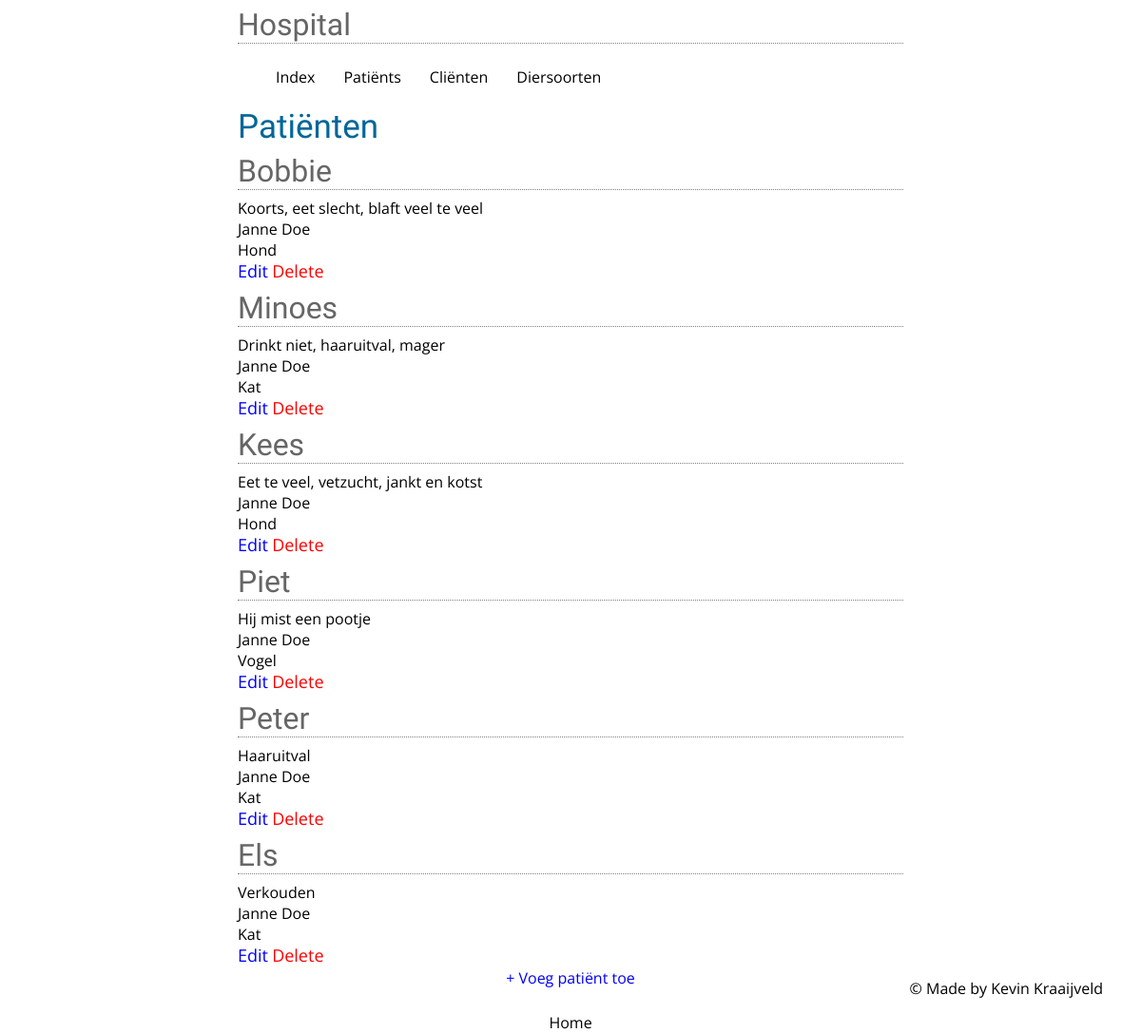
The app's page /patient/patients with its own data.
### tables this page shows
CREATE TABLE IF NOT EXISTS `patients` (
  `patient_id` int(11) NOT NULL,
  `patient_name` varchar(50) DEFAULT NULL,
  `patient_gender` varchar(5) DEFAULT NULL,
  `species_id` int(11) NOT NULL,
  `client_id` int(11) NOT NULL,
  `patient_status` text
);

CREATE TABLE IF NOT EXISTS `clients` (
  `client_id` int(11) NOT NULL,
  `client_firstname` varchar(50) DEFAULT NULL,
  `client_lastname` varchar(50) DEFAULT NULL,
  `client_phone` varchar(20) DEFAULT NULL,
  `client_email` varchar(50) DEFAULT NULL,
  `client_street` varchar(50) DEFAULT NULL,
  `client_city` varchar(50) DEFAULT NULL
);

CREATE TABLE IF NOT EXISTS `species` (
  `species_id` int(11) NOT NULL,
  `species_description` varchar(50) DEFAULT NULL
);

### core/core.php (called while the page is built, shortened)
<?php
function render($filename, $data = null)
{
	require(ROOT . 'view/templates/header.php');
	require(ROOT . 'view/' . $filename . '.php');
	require(ROOT . 'view/templates/footer.php');
}

### controller/PatientController.php (called while the page is built, shortened)
<?php
require(ROOT . "model/PatientModel.php");
function patients()
{
	render("hospital/patients",
		array(
			'patients' => joinAllPatients()
		)
	);
}

### public/index.php (called while the page is built, shortened)
<?php
require(ROOT . "core/core.php");
route();

### model/PatientModel.php (called while the page is built, shortened)
<?php
function joinAllPatients(){
		$db = openDatabaseConnection();
		$sql = "SELECT * FROM `patients`
						INNER JOIN clients on patients.client_id = clients.client_id
						INNER JOIN species on patients.species_id = species.species_id";
		$query = $db->prepare($sql);
		$query->execute();
			return $query->fetchAll();
}

### view/hospital/patients.php (the view, shortened to what this page needs)
<h2>Patiënten</h2>
<?php
foreach ($patients as $patient => $value) {
	if( $name != $value['patient_name']){
		$name = $value['patient_name'];
		echo '<h1>' . $name . '</h1>';
	}
	if ($status != $value['patient_status']){
		$status = $value['patient_status'];
		echo $status;
	}
	echo "<br>";
	if ($ownerFirst != $value['client_firstname']){
		$ownerFirst = $value['client_firstname'];
	}
	if ($ownerLast != $value['client_lastname']){
		$ownerLast = $value['client_lastname'];
	}
		echo $ownerFirst . " " . $ownerLast;
		echo "<br>";
		echo $species = $value['species_description'];
	echo "<br>";
	echo "<a class='editthis' href = '" . URL . "patient/changePatient/" . $value["patient_id"]. "'>Edit</a>";
	echo "<a class='deletethis' href = '" . URL . "patient/deletePatient/" . $value["patient_id"]. "'>Delete</a>";
}
?>
<a id='createNew' href='<?=URL?>patient/createNewPatient'>+ Voeg patiënt toe</a>
	<a class='middle' href='<?=URL?>hospital'>Home</a>

### public/css/style.css (style rules this page uses)
body { margin: 0 auto; width: 50%; font-family: Open Sans, Verdana, sans-serif; font-size: 12pt; margin : 0 auto; width : 700px; }
h1 { font-family: Open Sans Condensed, sans-serif; font-weight: normal; font-size: 24pt; color: #666; margin-top: 7px; margin-bottom: 8px; border-bottom: 1px dotted grey; }
h2 { font-family: Open Sans Condensed, sans-serif; font-weight: normal; font-size: 35px; color: #069; margin-bottom: 0; margin: 0; }
#createNew, #createSpec { color: blue; display: block; text-align: center; margin-bottom: 25px; text-decoration: none; }
.middle { display: block; text-align: center; text-decoration: none; }
a { color : black; }
.deletethis { color:red!important; text-decoration: none; font-size: 18px; position: relative; bottom: 1px; }
.editthis { color:blue!important; text-decoration: none; font-size: 18px; position: relative; bottom: 1px; }

### records on screen
patients: patient_name "Bobbie", patient_status "Koorts, eet slecht, blaft veel te veel", client.client_firstname "Janne", client.client_lastname "Doe", species.species_description "Hond"
patients: patient_name "Minoes", patient_status "Drinkt niet, haaruitval, mager", client.client_firstname "Janne", client.client_lastname "Doe", species.species_description "Kat"
patients: patient_name "Kees", patient_status "Eet te veel, vetzucht, jankt en kotst", client.client_firstname "Janne", client.client_lastname "Doe", species.species_description "Hond"
patients: patient_name "Piet", patient_status "Hij mist een pootje", client.client_firstname "Janne", client.client_lastname "Doe", species.species_description "Vogel"
patients: patient_name "Peter", patient_status "Haaruitval", client.client_firstname "Janne", client.client_lastname "Doe", species.species_description "Kat"
patients: patient_name "Els", patient_status "Verkouden", client.client_firstname "Janne", client.client_lastname "Doe", species.species_description "Kat"
